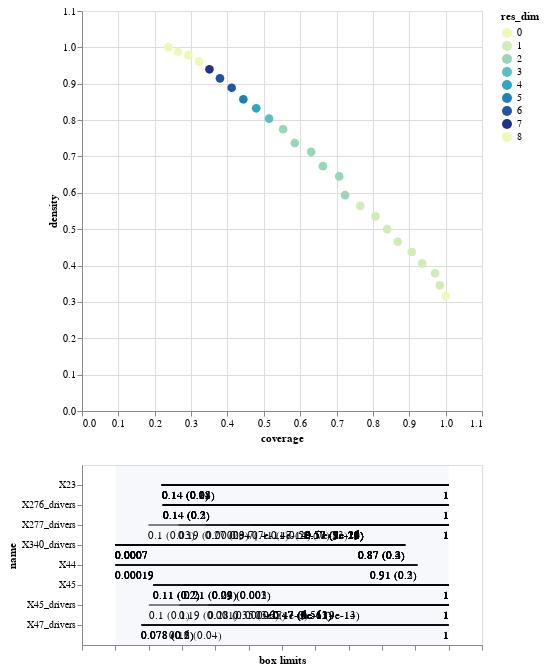

Write notebook code for a chart like this one.
### Markdown cell above
# T

### Code cell
boxes.inspect_tradeoff()

### Figure 1 — Vega-Lite specification as saved in the notebook (floating-point values rounded to 4 significant figures)
{"config": {"view": {"continuousWidth": 300, "continuousHeight": 300}}, "vconcat": [{"data": {"name": "data-36b9b7f2ba32b94650651dac807564a8"}, "mark": {"type": "circle", "size": 75}, "encoding": {"color": {"field": "res_dim", "scale": {"range": ["#eff9b6", "#d0edb3", "#97d6b9", "#5dc0c0", "#31a5c2", "#1f80b8", "#2354a3", "#21318d"]}, "type": "ordinal"}, "opacity": {"condition": {"param": "param_2", "value": 1}, "value": 0.4}, "tooltip": [{"field": "id", "type": "quantitative"}, {"field": "coverage", "format": ".2", "type": "quantitative"}, {"field": "density", "format": ".2", "type": "quantitative"}, {"field": "res_dim", "type": "ordinal"}], "x": {"field": "coverage", "scale": {"domain": [0, 1.1]}, "type": "quantitative"}, "y": {"field": "density", "scale": {"domain": [0, 1.1]}, "type": "quantitative"}}, "height": 400, "name": "view_2", "width": 400}, {"layer": [{"data": {"name": "data-6715078e94c6c6814d3c94891a4ea917"}, "mark": {"type": "rule"}, "encoding": {"x": {"axis": {"grid": false, "labels": false, "title": "box limits"}, "field": "x_lower", "scale": {"domain": [0, 1], "padding": 0.1}, "type": "quantitative"}, "x2": {"field": "x_upper"}, "y": {"field": "name", "scale": {"padding": 1.0}, "type": "nominal"}}, "transform": [{"calculate": "(datum.x1-datum.minimum)/(datum.maximum-datum.minimum)", "as": "x_lower"}, {"calculate": "(datum.x2-datum.minimum)/(datum.maximum-datum.minimum)", "as": "x_upper"}, {"filter": {"param": "param_2"}}]}, {"data": {"name": "data-6715078e94c6c6814d3c94891a4ea917"}, "mark": {"type": "text", "align": "left", "baseline": "top", "dy": 5}, "encoding": {"text": {"field": "text", "type": "ordinal"}, "x": {"axis": {"grid": false, "labels": false, "title": "box limits"}, "field": "x_lower", "scale": {"domain": [0, 1], "padding": 0.1}, "type": "quantitative"}, "x2": {"field": "x_upper"}, "y": {"field": "name", "scale": {"padding": 1.0}, "type": "nominal"}}, "transform": [{"calculate": "(datum.x1-datum.minimum)/(datum.maximum-datum.minimum)", "as": "x_lower"}, {"calculate": "(datum.x2-datum.minimum)/(datum.maximum-datum.minimum)", "as": "x_upper"}, {"filter": {"param": "param_2"}}, {"calculate": "datum.qp_lower>0?format(datum.x1, \".2\")+\" (\"+format(datum.qp_lower, \".1~g\")+\")\" :format(datum.x1, \".2\")", "as": "text"}]}, {"data": {"name": "data-6715078e94c6c6814d3c94891a4ea917"}, "mark": {"type": "text", "align": "right", "baseline": "top", "dy": 5}, "encoding": {"text": {"field": "text", "type": "ordinal"}, "x": {"field": "x_upper", "type": "quantitative"}, "x2": {"field": "x_upper"}, "y": {"field": "name", "scale": {"padding": 1.0}, "type": "nominal"}}, "transform": [{"calculate": "(datum.x1-datum.minimum)/(datum.maximum-datum.minimum)", "as": "x_lower"}, {"calculate": "(datum.x2-datum.minimum)/(datum.maximum-datum.minimum)", "as": "x_upper"}, {"filter": {"param": "param_2"}}, {"calculate": "datum.qp_upper>0?format(datum.x2, \".2\")+\" (\"+format(datum.qp_upper, \".1\")+\")\" :format(datum.x2, \".2\")", "as": "text"}]}, {"data": {"name": "data-97aefd6d737ded565dc732e63f74ecc6"}, "mark": {"type": "rect", "opacity": 0.05}, "encoding": {"x": {"field": "start", "type": "quantitative"}, "x2": {"field": "end"}}}, {"data": {"name": "data-4f53cda18c2baa0c0354bb5f9a3ecbe5"}, "mark": {"type": "point"}, "encoding": {"x": {"field": "x", "type": "quantitative"}, "y": {"field": "name", "type": "nominal"}}, "transform": [{"filter": {"param": "param_2"}}]}, {"data": {"name": "data-4f53cda18c2baa0c0354bb5f9a3ecbe5"}, "mark": {"type": "text", "align": "center", "baseline": "top", "dy": 5}, "encoding": {"text": {"field": "item", "type": "nominal"}, "x": {"field": "x", "type": "quantitative"}, "y": {"field": "name", "type": "nominal"}}, "transform": [{"filter": {"param": "param_2"}}]}], "width": 400}], "params": [{"name": "param_2", "select": {"type": "point", "fields": ["id"]}, "views": ["view_2"]}], "$schema": "https://vega.github.io/schema/vega-lite/v5.17.0.json", "datasets": {"data-36b9b7f2ba32b94650651dac807564a8": [{"coverage": 1.0, "density": 0.3157, "id": 0, "k": 311, "mass": 1.0, "mean": 0.3157, "n": 985, "res_dim": 0}, {"coverage": 0.9839, "density": 0.3454, "id": 1, "k": 306, "mass": 0.8995, "mean": 0.3454, "n": 886, "res_dim": 1}, {"coverage": 0.9711, "density": 0.3789, "id": 2, "k": 302, "mass": 0.8091, "mean": 0.3789, "n": 797, "res_dim": 1}, {"coverage": 0.9357, "density": 0.4059, "id": 3, "k": 291, "mass": 0.7279, "mean": 0.4059, "n": 717, "res_dim": 1}, {"coverage": 0.9068, "density": 0.4372, "id": 4, "k": 282, "mass": 0.6548, "mean": 0.4372, "n": 645, "res_dim": 1}, {"coverage": 0.8682, "density": 0.4655, "id": 5, "k": 270, "mass": 0.5888, "mean": 0.4655, "n": 580, "res_dim": 1}, {"coverage": 0.8392, "density": 0.5, "id": 6, "k": 261, "mass": 0.5299, "mean": 0.5, "n": 522, "res_dim": 1}, {"coverage": 0.8071, "density": 0.5352, "id": 7, "k": 251, "mass": 0.4761, "mean": 0.5352, "n": 469, "res_dim": 1}, {"coverage": 0.7653, "density": 0.564, "id": 8, "k": 238, "mass": 0.4284, "mean": 0.564, "n": 422, "res_dim": 1}, {"coverage": 0.7235, "density": 0.5937, "id": 9, "k": 225, "mass": 0.3848, "mean": 0.5937, "n": 379, "res_dim": 2}, {"coverage": 0.7074, "density": 0.6452, "id": 10, "k": 220, "mass": 0.3462, "mean": 0.6452, "n": 341, "res_dim": 2}, {"coverage": 0.6624, "density": 0.6732, "id": 11, "k": 206, "mass": 0.3107, "mean": 0.6732, "n": 306, "res_dim": 2}, {"coverage": 0.6302, "density": 0.7127, "id": 12, "k": 196, "mass": 0.2792, "mean": 0.7127, "n": 275, "res_dim": 2}, {"coverage": 0.5852, "density": 0.7368, "id": 13, "k": 182, "mass": 0.2508, "mean": 0.7368, "n": 247, "res_dim": 2}, {"coverage": 0.5531, "density": 0.7748, "id": 14, "k": 172, "mass": 0.2254, "mean": 0.7748, "n": 222, "res_dim": 2}, {"coverage": 0.5145, "density": 0.804, "id": 15, "k": 160, "mass": 0.202, "mean": 0.804, "n": 199, "res_dim": 3}, {"coverage": 0.4791, "density": 0.8324, "id": 16, "k": 149, "mass": 0.1817, "mean": 0.8324, "n": 179, "res_dim": 4}, {"coverage": 0.4437, "density": 0.8571, "id": 17, "k": 138, "mass": 0.1635, "mean": 0.8571, "n": 161, "res_dim": 5}, {"coverage": 0.4116, "density": 0.8889, "id": 18, "k": 128, "mass": 0.1462, "mean": 0.8889, "n": 144, "res_dim": 6}, {"coverage": 0.3794, "density": 0.9147, "id": 19, "k": 118, "mass": 0.131, "mean": 0.9147, "n": 129, "res_dim": 6}, {"coverage": 0.3505, "density": 0.9397, "id": 20, "k": 109, "mass": 0.1178, "mean": 0.9397, "n": 116, "res_dim": 7}, {"coverage": 0.3215, "density": 0.9615, "id": 21, "k": 100, "mass": 0.1056, "mean": 0.9615, "n": 104, "res_dim": 8}, {"coverage": 0.2926, "density": 0.9785, "id": 22, "k": 91, "mass": 0.09442, "mean": 0.9785, "n": 93, "res_dim": 8}, {"coverage": 0.2637, "density": 0.988, "id": 23, "k": 82, "mass": 0.08426, "mean": 0.988, "n": 83, "res_dim": 8}, {"coverage": 0.2379, "density": 1.0, "id": 24, "k": 74, "mass": 0.07513, "mean": 1.0, "n": 74, "res_dim": 8}], "data-6715078e94c6c6814d3c94891a4ea917": [{"x1": 0.1001, "x2": 0.9999, "name": "X277_drivers", "id": 1, "minimum": 0.000883, "maximum": 0.9999, "qp_lower": 0.03205, "qp_upper": -1.0}, {"x1": 0.19, "x2": 0.9999, "name": "X277_drivers", "id": 2, "minimum": 0.000883, "maximum": 0.9999, "qp_lower": 9.046e-05, "qp_upper": -1.0}, {"x1": 0.271, "x2": 0.9999, "name": "X277_drivers", "id": 3, "minimum": 0.000883, "maximum": 0.9999, "qp_lower": 2.251e-07, "qp_upper": -1.0}, {"x1": 0.3431, "x2": 0.9999, "name": "X277_drivers", "id": 4, "minimum": 0.000883, "maximum": 0.9999, "qp_lower": 6.753e-11, "qp_upper": -1.0}, {"x1": 0.41, "x2": 0.9999, "name": "X277_drivers", "id": 5, "minimum": 0.000883, "maximum": 0.9999, "qp_lower": 3.786e-14, "qp_upper": -1.0}, {"x1": 0.4678, "x2": 0.9999, "name": "X277_drivers", "id": 6, "minimum": 0.000883, "maximum": 0.9999, "qp_lower": 1.83e-18, "qp_upper": -1.0}, {"x1": 0.5209, "x2": 0.9999, "name": "X277_drivers", "id": 7, "minimum": 0.000883, "maximum": 0.9999, "qp_lower": 7.489e-23, "qp_upper": -1.0}, {"x1": 0.5679, "x2": 0.9999, "name": "X277_drivers", "id": 8, "minimum": 0.000883, "maximum": 0.9999, "qp_lower": 6.797e-26, "qp_upper": -1.0}, {"x1": 0.101, "x2": 0.9998, "name": "X45_drivers", "id": 9, "minimum": 0.0004895, "maximum": 0.9998, "qp_lower": 0.1326, "qp_upper": -1.0}, {"x1": 0.5679, "x2": 0.9999, "name": "X277_drivers", "id": 9, "minimum": 0.000883, "maximum": 0.9999, "qp_lower": 8.909e-25, "qp_upper": -1.0}, {"x1": 0.1928, "x2": 0.9998, "name": "X45_drivers", "id": 10, "minimum": 0.0004895, "maximum": 0.9998, "qp_lower": 0.001381, "qp_upper": -1.0}, {"x1": 0.5679, "x2": 0.9999, "name": "X277_drivers", "id": 10, "minimum": 0.000883, "maximum": 0.9999, "qp_lower": 2.948e-25, "qp_upper": -1.0}, {"x1": 0.2789, "x2": 0.9998, "name": "X45_drivers", "id": 11, "minimum": 0.0004895, "maximum": 0.9998, "qp_lower": 6.052e-05, "qp_upper": -1.0}, {"x1": 0.5679, "x2": 0.9999, "name": "X277_drivers", "id": 11, "minimum": 0.000883, "maximum": 0.9999, "qp_lower": 8.126e-24, "qp_upper": -1.0}, {"x1": 0.353, "x2": 0.9998, "name": "X45_drivers", "id": 12, "minimum": 0.0004895, "maximum": 0.9998, "qp_lower": 2.661e-07, "qp_upper": -1.0}, {"x1": 0.5679, "x2": 0.9999, "name": "X277_drivers", "id": 12, "minimum": 0.000883, "maximum": 0.9999, "qp_lower": 6.657e-24, "qp_upper": -1.0}, {"x1": 0.4191, "x2": 0.9998, "name": "X45_drivers", "id": 13, "minimum": 0.0004895, "maximum": 0.9998, "qp_lower": 1.39e-08, "qp_upper": -1.0}, {"x1": 0.5679, "x2": 0.9999, "name": "X277_drivers", "id": 13, "minimum": 0.000883, "maximum": 0.9999, "qp_lower": 2.616e-22, "qp_upper": -1.0}, {"x1": 0.4743, "x2": 0.9998, "name": "X45_drivers", "id": 14, "minimum": 0.0004895, "maximum": 0.9998, "qp_lower": 4.259e-11, "qp_upper": -1.0}, {"x1": 0.5679, "x2": 0.9999, "name": "X277_drivers", "id": 14, "minimum": 0.000883, "maximum": 0.9999, "qp_lower": 6.821e-23, "qp_upper": -1.0}, {"x1": 0.1134, "x2": 0.9997, "name": "X45", "id": 15, "minimum": 0.000139, "maximum": 0.9997, "qp_lower": 0.1841, "qp_upper": -1.0}, {"x1": 0.4743, "x2": 0.9998, "name": "X45_drivers", "id": 15, "minimum": 0.0004895, "maximum": 0.9998, "qp_lower": 3.092e-11, "qp_upper": -1.0}, {"x1": 0.5679, "x2": 0.9999, "name": "X277_drivers", "id": 15, "minimum": 0.000883, "maximum": 0.9999, "qp_lower": 2.216e-22, "qp_upper": -1.0}, {"x1": 0.1134, "x2": 0.9997, "name": "X45", "id": 16, "minimum": 0.000139, "maximum": 0.9997, "qp_lower": 0.2351, "qp_upper": -1.0}, {"x1": 0.4743, "x2": 0.9998, "name": "X45_drivers", "id": 16, "minimum": 0.0004895, "maximum": 0.9998, "qp_lower": 1.958e-11, "qp_upper": -1.0}, {"x1": 0.5679, "x2": 0.9999, "name": "X277_drivers", "id": 16, "minimum": 0.000883, "maximum": 0.9999, "qp_lower": 1.59e-21, "qp_upper": -1.0}, {"x1": 0.0006999, "x2": 0.8697, "name": "X340_drivers", "id": 16, "minimum": 0.0006999, "maximum": 1.0, "qp_lower": -1.0, "qp_upper": 0.1955}, {"x1": 0.1391, "x2": 0.9996, "name": "X23", "id": 17, "minimum": 0.000464, "maximum": 0.9996, "qp_lower": 0.2345, "qp_upper": -1.0}, {"x1": 0.1134, "x2": 0.9997, "name": "X45", "id": 17, "minimum": 0.000139, "maximum": 0.9997, "qp_lower": 0.1572, "qp_upper": -1.0}, {"x1": 0.4743, "x2": 0.9998, "name": "X45_drivers", "id": 17, "minimum": 0.0004895, "maximum": 0.9998, "qp_lower": 5.879e-11, "qp_upper": -1.0}, {"x1": 0.5679, "x2": 0.9999, "name": "X277_drivers", "id": 17, "minimum": 0.000883, "maximum": 0.9999, "qp_lower": 2.425e-21, "qp_upper": -1.0}, {"x1": 0.0006999, "x2": 0.8697, "name": "X340_drivers", "id": 17, "minimum": 0.0006999, "maximum": 1.0, "qp_lower": -1.0, "qp_upper": 0.2646}, {"x1": 0.1391, "x2": 0.9996, "name": "X23", "id": 18, "minimum": 0.000464, "maximum": 0.9996, "qp_lower": 0.1985, "qp_upper": -1.0}, {"x1": 0.1134, "x2": 0.9997, "name": "X45", "id": 18, "minimum": 0.000139, "maximum": 0.9997, "qp_lower": 0.1902, "qp_upper": -1.0}, {"x1": 0.4743, "x2": 0.9998, "name": "X45_drivers", "id": 18, "minimum": 0.0004895, "maximum": 0.9998, "qp_lower": 9.323e-11, "qp_upper": -1.0}, {"x1": 0.1427, "x2": 0.9992, "name": "X276_drivers", "id": 18, "minimum": 0.0009278, "maximum": 0.9992, "qp_lower": 0.1663, "qp_upper": -1.0}, {"x1": 0.5679, "x2": 0.9999, "name": "X277_drivers", "id": 18, "minimum": 0.000883, "maximum": 0.9999, "qp_lower": 8.689e-20, "qp_upper": -1.0}, {"x1": 0.0006999, "x2": 0.8697, "name": "X340_drivers", "id": 18, "minimum": 0.0006999, "maximum": 1.0, "qp_lower": -1.0, "qp_upper": 0.2454}, {"x1": 0.1391, "x2": 0.9996, "name": "X23", "id": 19, "minimum": 0.000464, "maximum": 0.9996, "qp_lower": 0.1407, "qp_upper": -1.0}, {"x1": 0.2066, "x2": 0.9997, "name": "X45", "id": 19, "minimum": 0.000139, "maximum": 0.9997, "qp_lower": 0.04127, "qp_upper": -1.0}, {"x1": 0.4743, "x2": 0.9998, "name": "X45_drivers", "id": 19, "minimum": 0.0004895, "maximum": 0.9998, "qp_lower": 4.589e-11, "qp_upper": -1.0}, {"x1": 0.1427, "x2": 0.9992, "name": "X276_drivers", "id": 19, "minimum": 0.0009278, "maximum": 0.9992, "qp_lower": 0.2018, "qp_upper": -1.0}, {"x1": 0.5679, "x2": 0.9999, "name": "X277_drivers", "id": 19, "minimum": 0.000883, "maximum": 0.9999, "qp_lower": 3.275e-19, "qp_upper": -1.0}, {"x1": 0.0006999, "x2": 0.8697, "name": "X340_drivers", "id": 19, "minimum": 0.0006999, "maximum": 1.0, "qp_lower": -1.0, "qp_upper": 0.2524}, {"x1": 0.1391, "x2": 0.9996, "name": "X23", "id": 20, "minimum": 0.000464, "maximum": 0.9996, "qp_lower": 0.1331, "qp_upper": -1.0}, {"x1": 0.2066, "x2": 0.9997, "name": "X45", "id": 20, "minimum": 0.000139, "maximum": 0.9997, "qp_lower": 0.02319, "qp_upper": -1.0}, {"x1": 0.4743, "x2": 0.9998, "name": "X45_drivers", "id": 20, "minimum": 0.0004895, "maximum": 0.9998, "qp_lower": 5.788e-12, "qp_upper": -1.0}, {"x1": 0.07847, "x2": 0.9997, "name": "X47_drivers", "id": 20, "minimum": 0.0002603, "maximum": 0.9997, "qp_lower": 0.2182, "qp_upper": -1.0}, {"x1": 0.1427, "x2": 0.9992, "name": "X276_drivers", "id": 20, "minimum": 0.0009278, "maximum": 0.9992, "qp_lower": 0.2817, "qp_upper": -1.0}, {"x1": 0.5679, "x2": 0.9999, "name": "X277_drivers", "id": 20, "minimum": 0.000883, "maximum": 0.9999, "qp_lower": 9.44e-20, "qp_upper": -1.0}, {"x1": 0.0006999, "x2": 0.8697, "name": "X340_drivers", "id": 20, "minimum": 0.0006999, "maximum": 1.0, "qp_lower": -1.0, "qp_upper": 0.3798}, {"x1": 0.1391, "x2": 0.9996, "name": "X23", "id": 21, "minimum": 0.000464, "maximum": 0.9996, "qp_lower": 0.08319, "qp_upper": -1.0}, {"x1": 0.0001897, "x2": 0.9065, "name": "X44", "id": 21, "minimum": 0.0001897, "maximum": 1.0, "qp_lower": -1.0, "qp_upper": 0.2412}, {"x1": 0.2066, "x2": 0.9997, "name": "X45", "id": 21, "minimum": 0.000139, "maximum": 0.9997, "qp_lower": 0.01498, "qp_upper": -1.0}, {"x1": 0.4743, "x2": 0.9998, "name": "X45_drivers", "id": 21, "minimum": 0.0004895, "maximum": 0.9998, "qp_lower": 7.718e-13, "qp_upper": -1.0}, {"x1": 0.07847, "x2": 0.9997, "name": "X47_drivers", "id": 21, "minimum": 0.0002603, "maximum": 0.9997, "qp_lower": 0.2279, "qp_upper": -1.0}, {"x1": 0.1427, "x2": 0.9992, "name": "X276_drivers", "id": 21, "minimum": 0.0009278, "maximum": 0.9992, "qp_lower": 0.2213, "qp_upper": -1.0}, {"x1": 0.5679, "x2": 0.9999, "name": "X277_drivers", "id": 21, "minimum": 0.000883, "maximum": 0.9999, "qp_lower": 2.394e-19, "qp_upper": -1.0}, {"x1": 0.0006999, "x2": 0.8697, "name": "X340_drivers", "id": 21, "minimum": 0.0006999, "maximum": 1.0, "qp_lower": -1.0, "qp_upper": 0.3321}, {"x1": 0.1391, "x2": 0.9996, "name": "X23", "id": 22, "minimum": 0.000464, "maximum": 0.9996, "qp_lower": 0.04386, "qp_upper": -1.0}, {"x1": 0.0001897, "x2": 0.9065, "name": "X44", "id": 22, "minimum": 0.0001897, "maximum": 1.0, "qp_lower": -1.0, "qp_upper": 0.2888}, {"x1": 0.289, "x2": 0.9997, "name": "X45", "id": 22, "minimum": 0.000139, "maximum": 0.9997, "qp_lower": 0.002924, "qp_upper": -1.0}, {"x1": 0.4743, "x2": 0.9998, "name": "X45_drivers", "id": 22, "minimum": 0.0004895, "maximum": 0.9998, "qp_lower": 1.979e-13, "qp_upper": -1.0}, {"x1": 0.07847, "x2": 0.9997, "name": "X47_drivers", "id": 22, "minimum": 0.0002603, "maximum": 0.9997, "qp_lower": 0.165, "qp_upper": -1.0}, {"x1": 0.1427, "x2": 0.9992, "name": "X276_drivers", "id": 22, "minimum": 0.0009278, "maximum": 0.9992, "qp_lower": 0.1601, "qp_upper": -1.0}, {"x1": 0.5679, "x2": 0.9999, "name": "X277_drivers", "id": 22, "minimum": 0.000883, "maximum": 0.9999, "qp_lower": 1.003e-18, "qp_upper": -1.0}, {"x1": 0.0006999, "x2": 0.8697, "name": "X340_drivers", "id": 22, "minimum": 0.0006999, "maximum": 1.0, "qp_lower": -1.0, "qp_upper": 0.2762}, {"x1": 0.1391, "x2": 0.9996, "name": "X23", "id": 23, "minimum": 0.000464, "maximum": 0.9996, "qp_lower": 0.05349, "qp_upper": -1.0}, {"x1": 0.0001897, "x2": 0.9065, "name": "X44", "id": 23, "minimum": 0.0001897, "maximum": 1.0, "qp_lower": -1.0, "qp_upper": 0.2316}, {"x1": 0.289, "x2": 0.9997, "name": "X45", "id": 23, "minimum": 0.000139, "maximum": 0.9997, "qp_lower": 0.002024, "qp_upper": -1.0}, {"x1": 0.5561, "x2": 0.9998, "name": "X45_drivers", "id": 23, "minimum": 0.0004895, "maximum": 0.9998, "qp_lower": 3.866e-13, "qp_upper": -1.0}, {"x1": 0.07847, "x2": 0.9997, "name": "X47_drivers", "id": 23, "minimum": 0.0002603, "maximum": 0.9997, "qp_lower": 0.1192, "qp_upper": -1.0}, {"x1": 0.1427, "x2": 0.9992, "name": "X276_drivers", "id": 23, "minimum": 0.0009278, "maximum": 0.9992, "qp_lower": 0.2316, "qp_upper": -1.0}, {"x1": 0.5679, "x2": 0.9999, "name": "X277_drivers", "id": 23, "minimum": 0.000883, "maximum": 0.9999, "qp_lower": 1.999e-16, "qp_upper": -1.0}, {"x1": 0.0006999, "x2": 0.8697, "name": "X340_drivers", "id": 23, "minimum": 0.0006999, "maximum": 1.0, "qp_lower": -1.0, "qp_upper": 0.4285}, {"x1": 0.1391, "x2": 0.9996, "name": "X23", "id": 24, "minimum": 0.000464, "maximum": 0.9996, "qp_lower": 0.0247, "qp_upper": -1.0}, {"x1": 0.0001897, "x2": 0.9065, "name": "X44", "id": 24, "minimum": 0.0001897, "maximum": 1.0, "qp_lower": -1.0, "qp_upper": 0.1536}, {"x1": 0.289, "x2": 0.9997, "name": "X45", "id": 24, "minimum": 0.000139, "maximum": 0.9997, "qp_lower": 0.001152, "qp_upper": -1.0}, {"x1": 0.5561, "x2": 0.9998, "name": "X45_drivers", "id": 24, "minimum": 0.0004895, "maximum": 0.9998, "qp_lower": 9.316e-14, "qp_upper": -1.0}, {"x1": 0.1611, "x2": 0.9997, "name": "X47_drivers", "id": 24, "minimum": 0.0002603, "maximum": 0.9997, "qp_lower": 0.03728, "qp_upper": -1.0}, {"x1": 0.1427, "x2": 0.9992, "name": "X276_drivers", "id": 24, "minimum": 0.0009278, "maximum": 0.9992, "qp_lower": 0.1572, "qp_upper": -1.0}, {"x1": 0.5679, "x2": 0.9999, "name": "X277_drivers", "id": 24, "minimum": 0.000883, "maximum": 0.9999, "qp_lower": 8.686e-16, "qp_upper": -1.0}, {"x1": 0.0006999, "x2": 0.8697, "name": "X340_drivers", "id": 24, "minimum": 0.0006999, "maximum": 1.0, "qp_lower": -1.0, "qp_upper": 0.3849}], "data-97aefd6d737ded565dc732e63f74ecc6": [{"start": 0, "end": 1}], "data-4f53cda18c2baa0c0354bb5f9a3ecbe5": []}}
